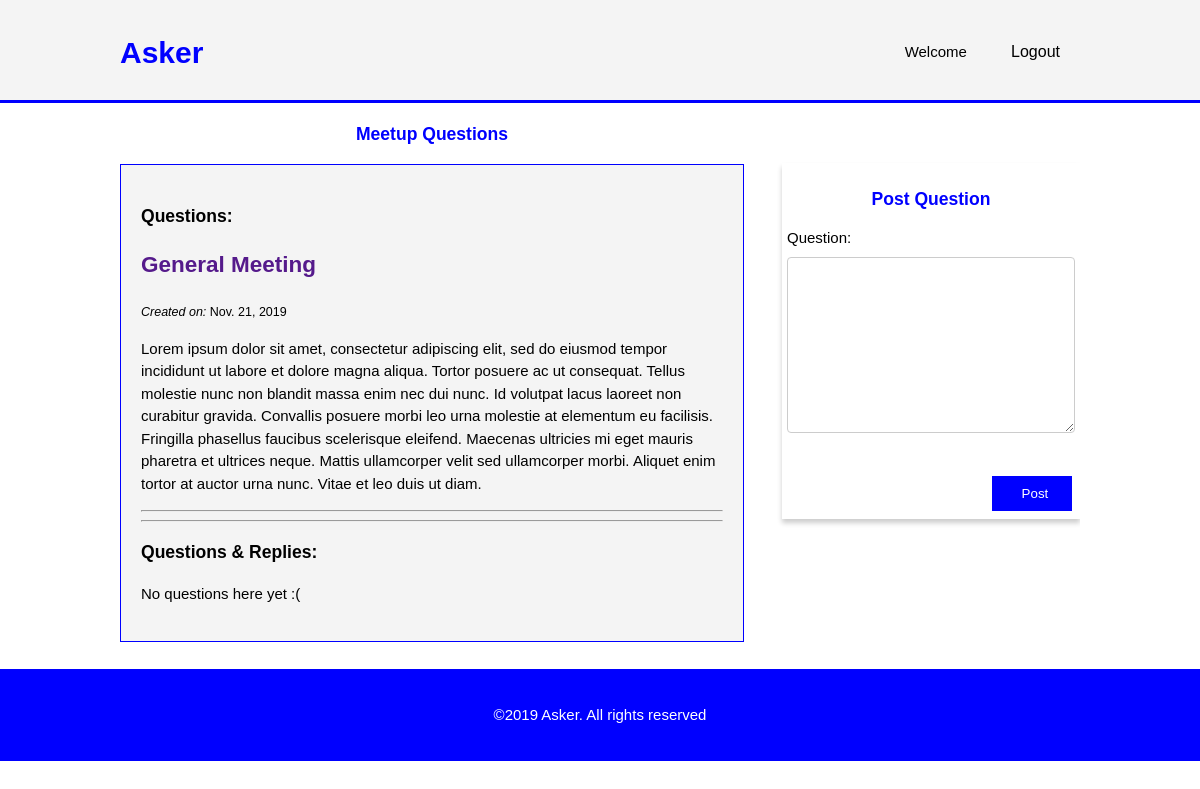
/home/10/ (signed in), run on an earlier commit of the app's database.
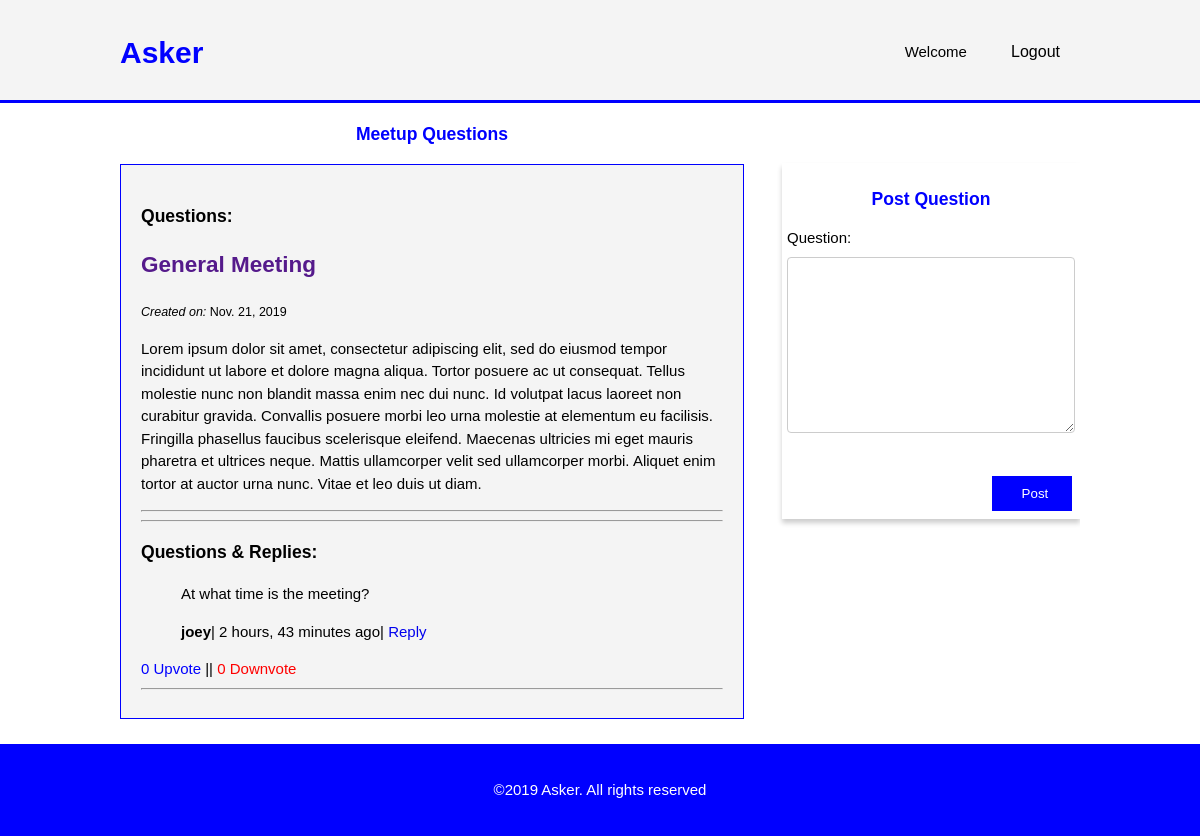
And on a later commit of the database.
### meetup/models.py (models this page shows, shortened)
class Comment(models.Model):
    meetup = models.ForeignKey(
        Meetup, on_delete=models.CASCADE, related_name='comments')
    posted_by = models.ForeignKey(User, on_delete=models.CASCADE, null=True, related_name='comments')
    question = models.TextField()
    created_date = models.DateTimeField(default=timezone.now)
    active = models.BooleanField(default=True)
    up_vote = models.IntegerField(default=0)
    down_vote = models.IntegerField(default=0)
    parent = models.ForeignKey('self', on_delete=models.CASCADE, null=True, blank=True, related_name='replies')
    class Meta:
        ordering = ['-created_date']

### meetup/views.py (the view)
# urls.py: path('home/<int:meetup_id>/', views.detail, name='detail'),
@login_required
def detail(request, meetup_id):
    meetup = get_object_or_404(Meetup, pk=meetup_id)
    comments = meetup.comments.filter(active=True, parent__isnull=True)
    form = CommentForm()
    if request.method == "POST":
        form = CommentForm(data=request.POST)
        if form.is_valid():
            parent_obj = None
            try:
                parent_id = int(request.POST.get('parent_id'))
            except:
                parent_id = None
            if parent_id:
                parent_obj = Comment.objects.get(id=parent_id)
                if parent_obj:
                    new_reply = form.save(commit=False)
                    new_reply.parent = parent_obj
            new_comment = form.save(commit=False)
            new_comment.meetup = meetup
            new_comment.posted_by = request.user
            new_comment.save()
            return HttpResponseRedirect(reverse('detail', args=(meetup.id,)))
    else:
        form = CommentForm()
    context = {"meetup": meetup, "form": form, "comments": comments}
    return render(request, 'detail.html', context)

### meetup/forms.py
class CommentForm(forms.ModelForm):
    question = forms.CharField(widget=forms.Textarea)
    class Meta:
        model = Comment
        fields = ['question']

### meetup/templates/detail.html (shortened to what this page needs)
{% load static %}<!DOCTYPE html>
<html>
  <head>
    <link rel="stylesheet" href="{% static 'css/detail.css' %}" />
  </head>
  <body>
    <header>
      <div class="container">
        <div id="branding">
          <h1><span class="highlight"> Asker</span></h1>
        </div>
        <nav>
          <ul>
            {% if user.is_authenticated %}
            <li>
              Welcome {{request.user.first_name}}
            </li>
            <li>
              <a href="{% url 'logout' %}">Logout</a>
            </li>
            {% endif %}
          </ul>
        </nav>
      </div>
    </header>
    <section id="main">
      <div class="container">
        <article id="main-col">
          <h1>Meetup Questions</h1>
          <ul id="questions">
            <li>
              <h3>Questions: {{ comment.parent.count }}</h3>
              <h2>
                <a href="">{{ meetup.title }}</a>
              </h2>
              <small
                ><i>Created on:</i>
                {{ meetup.created_on.date }}
              </small>
              <p>{{ meetup.description }}</p>
              <hr />
              <hr />
              <h3>Questions & Replies:</h3>
              {% for comment in comments %}
              <blockquote>
                <p>{{ comment.question|linebreaks }}</p>
                <p>
                  <b>{{ comment.posted_by }}</b>|
                  {{comment.created_date|timesince }} ago|
                  <a href="#" class="reply-btn">Reply</a>
                </p>
              </blockquote>
              <a href="vote/"
                ><span class="upvote">{{comment.up_vote }} Upvote</span></a
              >
              ||
              <a href="vote/"
                ><span class="downvote">{{comment.down_vote}} Downvote</span></a
              >
              <hr />
              {% empty %}
              <p>No questions here yet :(</p>
              {% endfor %}
            </li>
          </ul>
        </article>
        <aside id="sidebar">
          <h3>Post Question</h3>
          <form action="." method="POST">
            {% csrf_token %} {{ form.as_p }}
            <button type="submit" class="post-btn">Post</button>
          </form>
        </aside>
      </div>
    </section>
    <footer>
      <p>&copy;2019 Asker. All rights reserved</p>
    </footer>
  </body>
</html>

What changed in the data, as far as the page shows it:
added Comment: question "At what time is the meeting?", posted_by "joey", created_date "2 hours, 43 minutes", up_vote "0", down_vote "0"
Also different on the page:
text no longer shown: "No questions here yet :("
